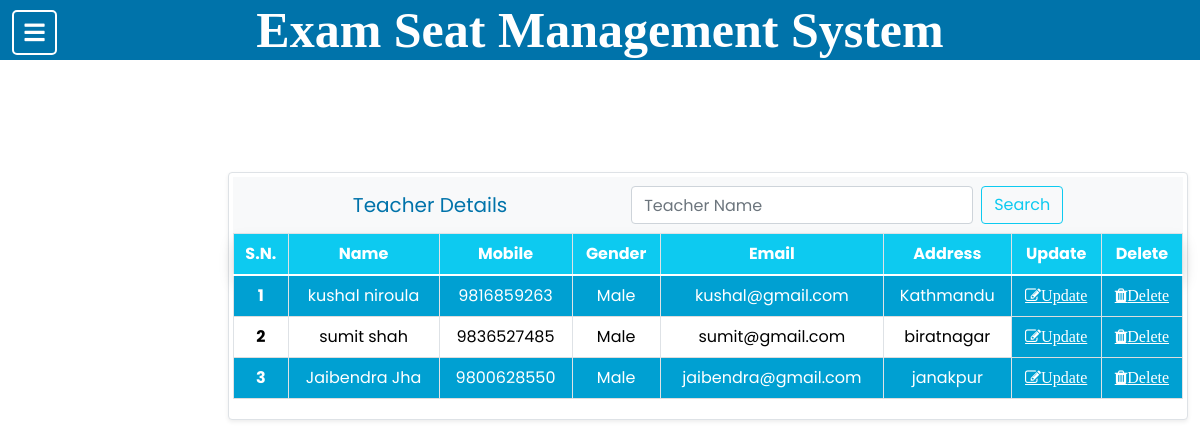
Screenshot of /nav/nav_teacher.php (signed in) with the database file from the repository.
### tables this page shows
CREATE TABLE `teacher` (
  `teacher_id` int(5) NOT NULL,
  `first_name` varchar(100) NOT NULL,
  `last_name` varchar(100) NOT NULL,
  `mobile` bigint(10) NOT NULL,
  `email` text NOT NULL,
  `password` text NOT NULL,
  `gender` varchar(10) NOT NULL,
  `address` text NOT NULL
);

### view/view_teacher.php (the view, shortened to what this page needs)
<!DOCTYPE html>
<html lang="en">
<head>
    <link rel="stylesheet" href="https://cdn.jsdelivr.net/npm/bootstrap@4.3.1/dist/css/bootstrap.min.css">
    <link href="https://cdn.jsdelivr.net/npm/bootstrap@5.0.2/dist/css/bootstrap.min.css" rel="stylesheet">
    <link rel="stylesheet" href="https://cdnjs.cloudflare.com/ajax/libs/font-awesome/5.15.3/css/all.min.css" />
    <link rel="stylesheet" href="https://cdnjs.cloudflare.com/ajax/libs/font-awesome/4.7.0/css/font-awesome.min.css">
    <link rel="stylesheet" href="../CSS/navtest.css">
    <link rel="stylesheet" href="../CSS/view.css">
</head>
<body>
    <?php
    include("../connection.php");
    $sql = "SELECT * FROM teacher;";
    $result = mysqli_query($connection, $sql) or die("Querry Failed! " . mysqli_error($connection));
    ?>
    <div class="fixed-top row border shadow-sm p-1 mb-1 bg-body rounded" id="container">
        <nav class="navbar navbar-light bg-light">
            <a class="navbar-brand">Teacher Details</a>
            <form name="myForm" class="form-inline" action="#" onsubmit="return validation()" method="post">
                <input class="form-control mr-sm-2" type="search" name="username" placeholder="Teacher Name" aria-label="Search">
                <button class="btn btn-outline-info my-2 my-sm-0" type="submit" name="search">Search</button>
            </form>
        </nav>
        <table class="table table-bordered" id="table">
            <thead>
                <tr class="shadow p-3 mb-5 bg-info rounded">
                    <th scope="col">S.N.</th>
                    <th scope="col">Name</th>
                    <th scope="col">Mobile</th>
                    <th scope="col">Gender</th>
                    <th scope="col">Email</th>
                    <th scope="col">Address</th>
                    <th scope="col">Update</th>
                    <th scope="col">Delete</th>
                </tr>
            </thead>
            <tbody>
                <tr>
                    <?php
                    if (isset($_POST["search"])) {
                        $flag = true;
                        $search_user = $_POST["username"];
                        $sql_search = "SELECT * FROM teacher WHERE CONCAT(first_name,' ', last_name) LIKE '%" . $search_user . "%';";
                        $search_result = mysqli_query($connection, $sql_search) or die("Querry Failed! " . mysqli_error($connection));
                        if ($flag = true) {
                            $count = 0;
                            if (mysqli_num_rows($search_result) > 0) {
                                while ($row = mysqli_fetch_assoc($search_result)) {
                                    echo ("<th>" . ++$count . "</th>");
                                    echo "<td>" . $row['first_name'] . "  " .  $row['last_name'] . "</td>";
                                    echo "<td>" . $row['mobile'] . "</td>";
                                    echo "<td>" . $row['gender'] . "</td>";
                                    echo "<td>" . $row['email'] . "</td>";
                                    echo "<td>" . $row['address'] . "</td>";
                    ?>
                                    <th id="update"><a href='../nav/nav_update_teacher.php? teacher_id="<?php echo ($row["teacher_id"]) ?>"' class="fa fa-pencil-square-o" aria-hidden="true">Update</a></th>
                                    <th id="delete"><a href='../delete/delete_teacher.php? teacher_id="<?php echo ($row["teacher_id"]) ?>"' class="fa fa-trash" aria-hidden="true" onclick='return check_delete()'>Delete</a></th>
                            <?php echo ("</tr>");
                                }
                            } else {
                                echo ("<th colspan='8'><h3 class='text-danger'>***No Teacher***</h3></th>");
                            }
                        }
                    } else {
                        $count = 0;
                        while ($row = mysqli_fetch_assoc($result)) {
                            echo ("<th>" . ++$count . "</th>");
                            echo "<td>" . $row['first_name'] . "  " .  $row['last_name'] . "</td>";
                            echo "<td>" . $row['mobile'] . "</td>";
                            echo "<td>" . $row['gender'] . "</td>";
                            echo "<td>" . $row['email'] . "</td>";
                            echo "<td>" . $row['address'] . "</td>";
                            ?>
                            <th id="update"><a href='../nav/nav_update_teacher.php? teacher_id="<?php echo ($row["teacher_id"]) ?>"' class="fa fa-pencil-square-o" aria-hidden="true">Update</a></th>
                            <th id="delete"><a href='../delete/delete_teacher.php? teacher_id="<?php echo ($row["teacher_id"]) ?>"' class="fa fa-trash" aria-hidden="true" onclick='return check_delete()'>Delete</a></th>
                    <?php echo ("</tr>");
                        }
                    } ?>
            </tbody>
        </table>
    </div>
</body>
</html>

### CSS/navbar.css (style rules this page uses)
* { margin: 0; padding: 0; box-sizing: border-box; font-family: 'Poppins', sans-serif; }

### CSS/view.css (style rules this page uses)
tr:nth-child(odd) { background-color: #00a0d2; border-bottom: 1px solid #dddddd; color: white; }
a:link { color: white; }
#update, #delete { background-color: #00a0d2; text-align: center; }
#container { width: 80%; margin-left: 19%; margin-top: -19%; }
#table { margin-right: 2%; width: 100%; position: sticky; }
table thead { padding: 50%; }

### header.php (style rules this page uses)
* { margin: auto; }

### rows the page displays
teacher: first_name "kushal", last_name "niroula", mobile "9816859263", gender "Male", email "kushal@gmail.com", address "Kathmandu"
teacher: first_name "sumit", last_name "shah", mobile "9836527485", gender "Male", email "sumit@gmail.com", address "biratnagar"
teacher: first_name "Jaibendra", last_name "Jha", mobile "9800628550", gender "Male", email "jaibendra@gmail.com", address "janakpur"
